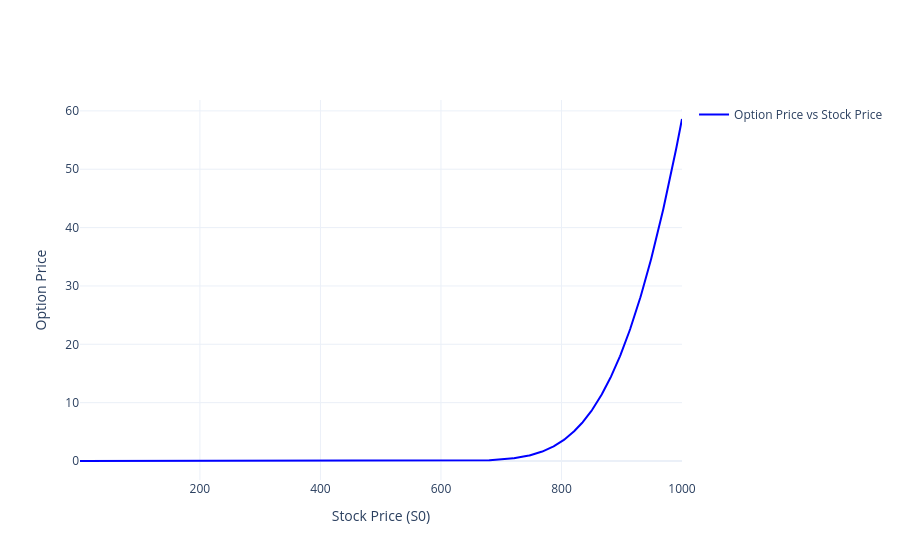

Notebook code for this chart:
### Code cell
plotly_option_vs_stock(
    1100,
    2,
    0.05,
    0.1,
    "call",
)

### Figure 1 — Plotly figure (JSON) as saved in the notebook; plotly's stock layout.template omitted (floating-point values rounded to 4 significant figures; data arrays with more than 128 entries replaced by an {"elided": "..."} marker saying what was removed)
{"data": [{"line": {"color": "blue", "width": 2}, "name": "Option Price vs Stock Price", "type": "scatter", "x": {"elided": "1000 int values"}, "y": {"elided": "1000 float values"}}], "layout": {"hovermode": "x unified", "showlegend": true, "xaxis": {"title": {"text": "Stock Price (S0)"}}, "yaxis": {"title": {"text": "Option Price"}}}}
